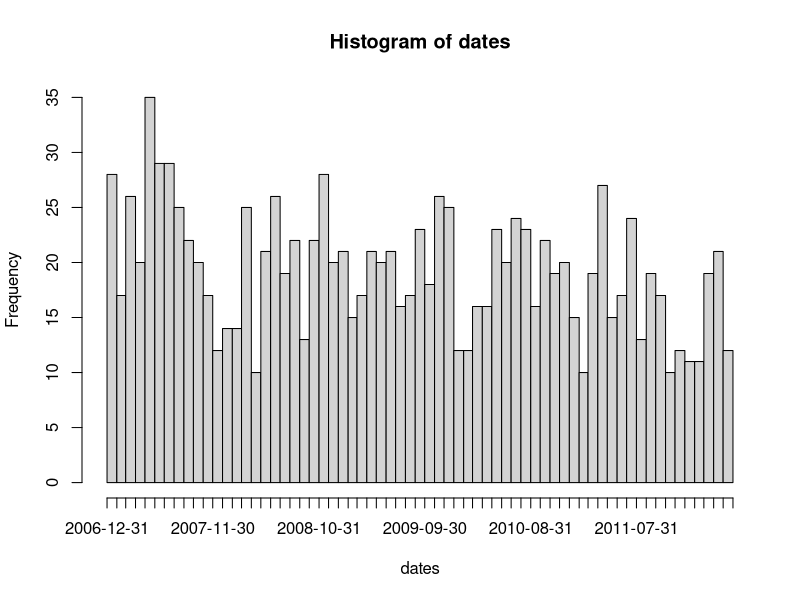
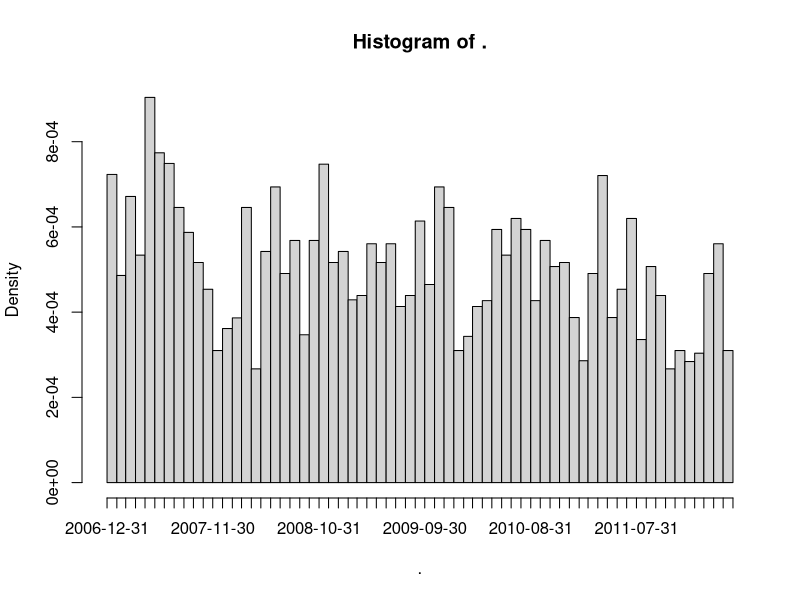

The R source for these figures, in order:
## ---- chunk 1
knitr::opts_chunk$set(echo = TRUE)
## ---- chunk 2
library(tidyverse)
## ---- chunk 3
homicides <- readLines(con = "homicides.txt")
homicides[1]
homicides[1000]
## ---- chunk 4
grep("iconHomicideShooting", homicides) %>% length()
grep("iconHomicideShooting|icon_homicide_shooting", homicides) %>% length()
grep("Cause: shooting", homicides) %>% length()
grep("Cause: [Ss]hooting", homicides) %>% length()
grep("[Ss]hooting", homicides) %>% length()
## ---- chunk 5
i <- grep("[Cc]ause: [Ss]hooting", homicides)
j <- grep("[Ss]hooting", homicides)
str(i)
str(j)
setdiff(j, i)
## ---- chunk 6
x <- regexpr(pattern = "<dd>[F\f]ound(.*?)</dd>", text = homicides[1:10])
## ---- chunk 7
y <- substr(homicides[1:10], start = x, stop = (x + attr(x, "match.length")) - 1)
## ---- chunk 8
d <- gsub("<dd>[F|f]ound on |</dd>", "", y)
as.Date(d, format = "%B %d, %Y")
## ---- chunk 9
x <- regexec("<dd>[F|f]ound on (.*?)</dd>", homicides)
x[1:3]
sapply(x, "[[", 1) %>% head

substr(homicides, 
       start = sapply(x, "[[", 1), 
       stop = c(sapply(x, "[[", 1) + sapply(x, attr, which = "match.length") %>% sapply("[[", 1)))
## ---- chunk 10
sapply(x[1:3], attr, which = "match.length")
## ---- chunk 11
substr(homicides[1], start = x[[1]][2], stop = (x[[1]][2] + attr(x[[1]], "match.length")[2]) - 1)
## ---- chunk 12
r <- regexec(pattern = "<dd>[F|f]ound on (.*?)</dd>", homicides)
m <- regmatches(homicides, r)
date <- sapply(m, function(x) x[2])
dates <- as.Date(date, "%B %d, %Y")
hist(dates, "month", freq = T)
## ---- chunk 13
sapply(regmatches(homicides, r), function(x)x[2]) %>% as.Date(format = "%B %d, %Y") %>% hist("month")
## ---- chunk 14
homicides <- readLines(con = "homicides.txt")
homicides[1]
homicides[1000]
## ---- chunk 15
grep("iconHomicideShooting", homicides) %>% length()
grep("iconHomicideShooting|icon_homicide_shooting", homicides) %>% length()
## ---- chunk 16
grep("Cause: shooting", homicides) %>% length()
i <- grep("Cause: [Ss]hooting", homicides)
j <- grep("[Ss]hooting", homicides)
## ---- chunk 17
setdiff(i, j) # all i in j
setdiff(j, i)
## ---- chunk 18
homicides[setdiff(j, i)]
## ---- chunk 19
grep("Harris", homicides)
grep("Harris", homicides, value = T) %>% head(n = 3)
## ---- chunk 20
grepl("Harris", homicides) %>% table()
## ---- chunk 21
x <- regexpr("Harris", homicides, ignore.case = T)
str(x)
## ---- chunk 22
attributes(x)
attr(x, "match.length") %>% table()
attr(x, "index.type")
attr(x, "useBytes")
## ---- chunk 23
x
substr(homicides, start = x, stop = (x + attr(x, "match.length")) - 1) %>% length()
